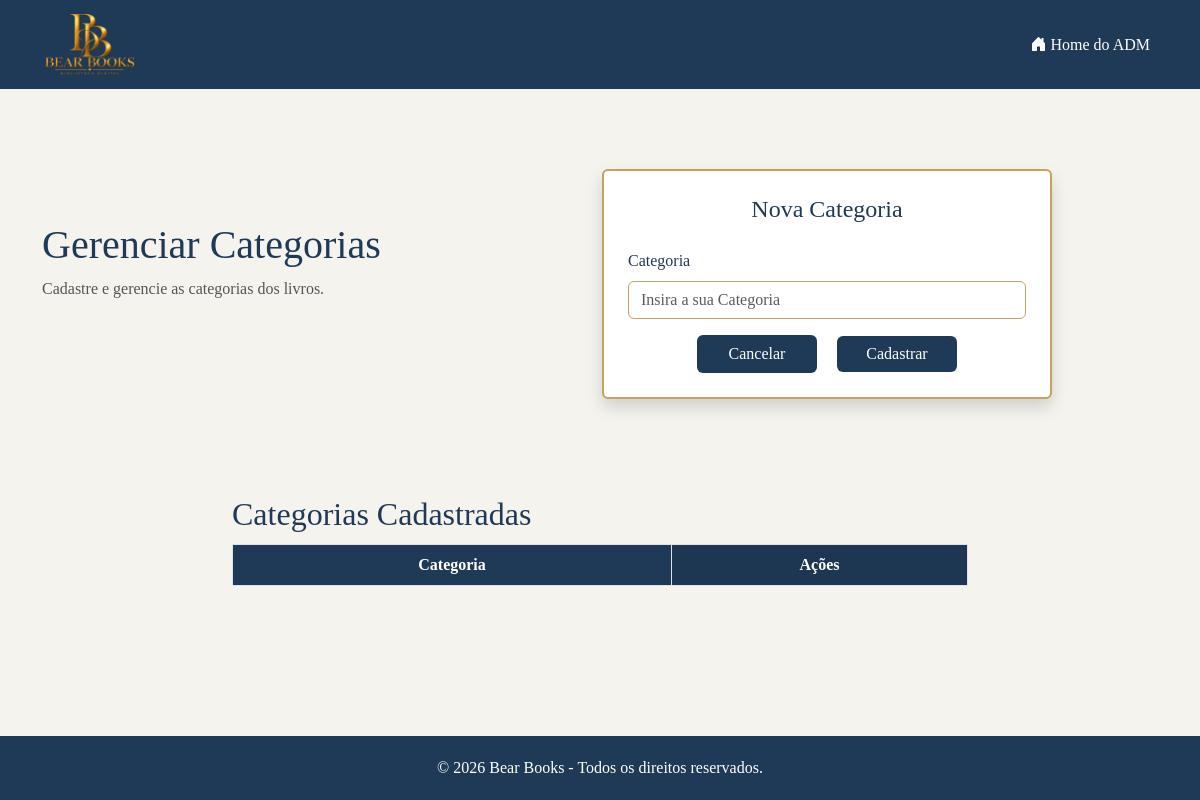
Before: /administrador/categoria/gerenciarCategoria.php with the older database file.
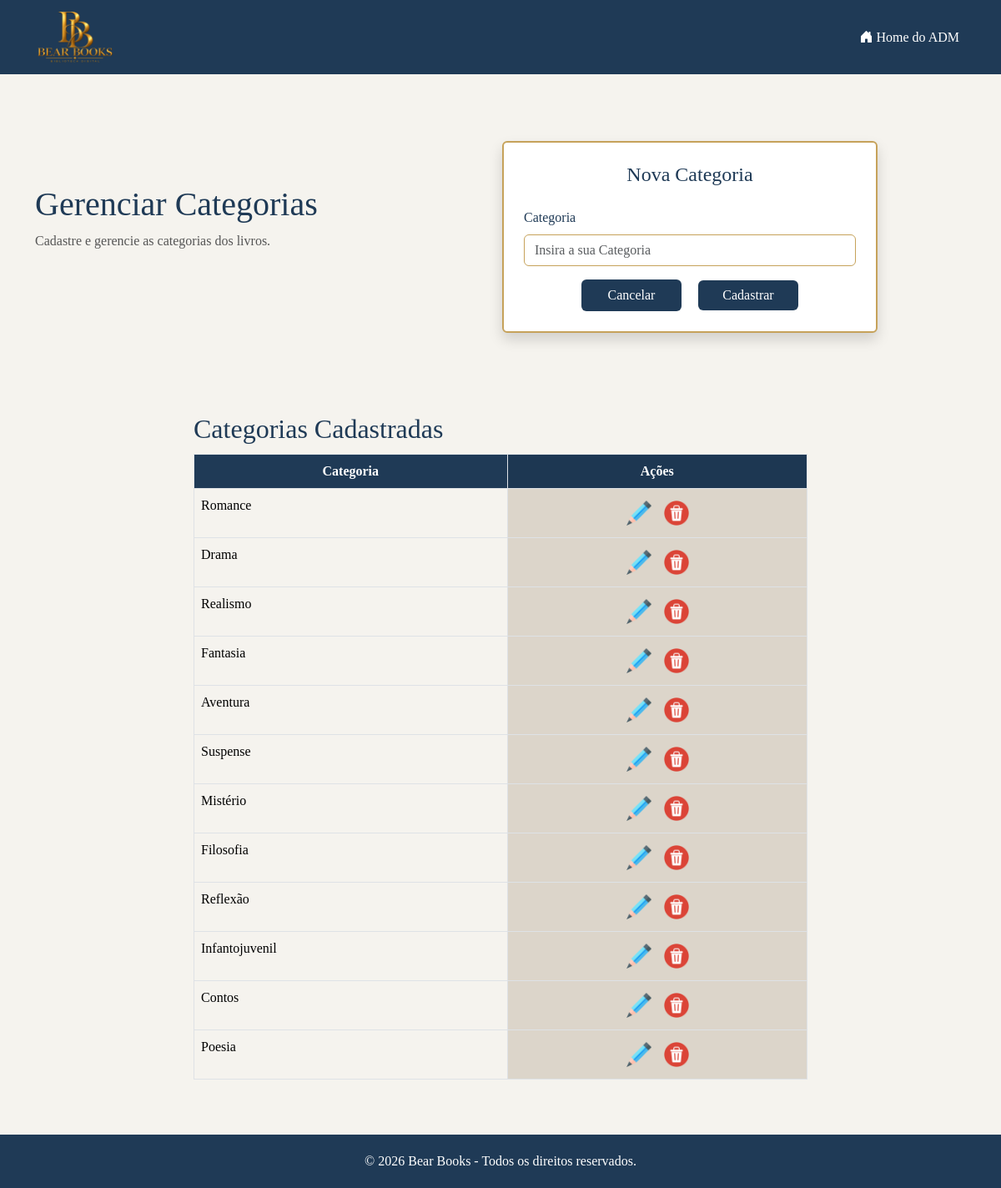
After: the same page with the newer database file.
### tables this page shows
CREATE TABLE `categoria` (
  `id_categoria` int(5) NOT NULL,
  `nome_categoria` varchar(200) NOT NULL
);

### administrador/categoria/gerenciarCategoria.php (the view, shortened to what this page needs)
<?php
include "../../ARQUIVOS/conexao.php";
$sql = "SELECT * FROM categoria";
$result = $conn->query($sql);
?>
<!DOCTYPE html>
<html lang="pt-br">
<head>
    <link href="https://cdn.jsdelivr.net/npm/bootstrap@5.3.8/dist/css/bootstrap.min.css" rel="stylesheet"
>
    <link rel="stylesheet" href="https://cdn.jsdelivr.net/npm/bootstrap-icons@1.13.1/font/bootstrap-icons.min.css">
    <link rel="stylesheet" href="../../css/style.css">
</head>
<body>
    <nav class="navbar navbar-expand-lg">
        <div class="container">
            <a class="navbar-brand" href="../MenuAdministrador.php">
                <img src="../../ARQUIVOS/img/logo.png" class="me-3">
            </a>
            <div class="navbar-nav ms-auto">
                <a class="nav-link" href="../MenuAdministrador.php">
                    <i class="bi bi-house-door-fill"></i> Home do ADM
                </a>
            </div>
        </div>
    </nav>
    <div class="container cadastro-conteudo">
        <div class="row align-items-center">
            <div class="col-sm-12 col-md-5 cadastro-titulo">
                <h1>Gerenciar Categorias</h1>
                <p>Cadastre e gerencie as categorias dos livros.</p>
            </div>
            <div class="col-sm-12 col-md-7">
                <div class="card cadastro-formulario p-4 shadow">
                    <h4>Nova Categoria</h4>
                    <form method="post" action="insertCategoria.php">
                        <div class="mb-3">
                            <label for="categoria" class="form-label">Categoria</label>
                            <input type="text" class="form-control" id="categoria" name="nome_categoria"
                                placeholder="Insira a sua Categoria" required>
                        </div>
                        <div class="text-center">
                            <button type="reset" class="btn btn-cancelar me-3">
                                Cancelar
                            </button>
                            <button type="submit" class="btn btn-primary">
                                Cadastrar
                            </button>
                        </div>
                    </form>
                </div>
            </div>
        </div>
    </div>
    <div class="container cadastro-tabela">
        <div class="row justify-content-center">
            <div class="col-sm-12 col-md-10 col-lg-8">
                <h2>Categorias Cadastradas</h2>
                <div class="table-responsive">
                    <table class="table table-striped-columns table-bordered">
                        <thead class="text-center">
                            <tr>
                                <th>Categoria</th>
                                <th>Ações</th>
                            </tr>
                        </thead>
                        <tbody>
                            <?php
                            while ($row = $result->fetch_assoc()) {
                                $id_categoria = $row['id_categoria'];
                                ?>
                                <tr>
                                    <td><?php echo $row['nome_categoria']; ?></td>
                                    <td class="text-center">
                                        <button type="button" class="btn p-0" data-bs-toggle="modal"
                                            data-bs-target="#editarCategoria<?php echo $id_categoria; ?>">
                                            <img src="../../ARQUIVOS/img/lapis.png" width="30" height="30">
                                        </button>
                                        <a href="deleteCategoria.php?id_categoria=<?php echo $id_categoria; ?>"
                                            onclick="return confirm('Deseja realmente excluir a categoria <?php echo $row['nome_categoria']; ?>?');">
                                            <img src="../../ARQUIVOS/img/lixeira.png" width="30" height="30">
                                        </a>
                                    </td>
                                </tr>
                                <?php
                            }
                            ?>
                        </tbody>
                    </table>
                </div>
            </div>
        </div>
    </div>
    <footer class="footer">
        <p class="mb-0">© 2026 Bear Books - Todos os direitos reservados.</p>
    </footer>
</body>
</html>

Changed rows visible on the page:
added categoria: nome_categoria "Romance"
added categoria: nome_categoria "Drama"
added categoria: nome_categoria "Realismo"
added categoria: nome_categoria "Fantasia"
added categoria: nome_categoria "Aventura"
added categoria: nome_categoria "Suspense"
added categoria: nome_categoria "Mistério"
added categoria: nome_categoria "Filosofia"
added categoria: nome_categoria "Reflexão"
added categoria: nome_categoria "Infantojuvenil"
added categoria: nome_categoria "Contos"
added categoria: nome_categoria "Poesia"
